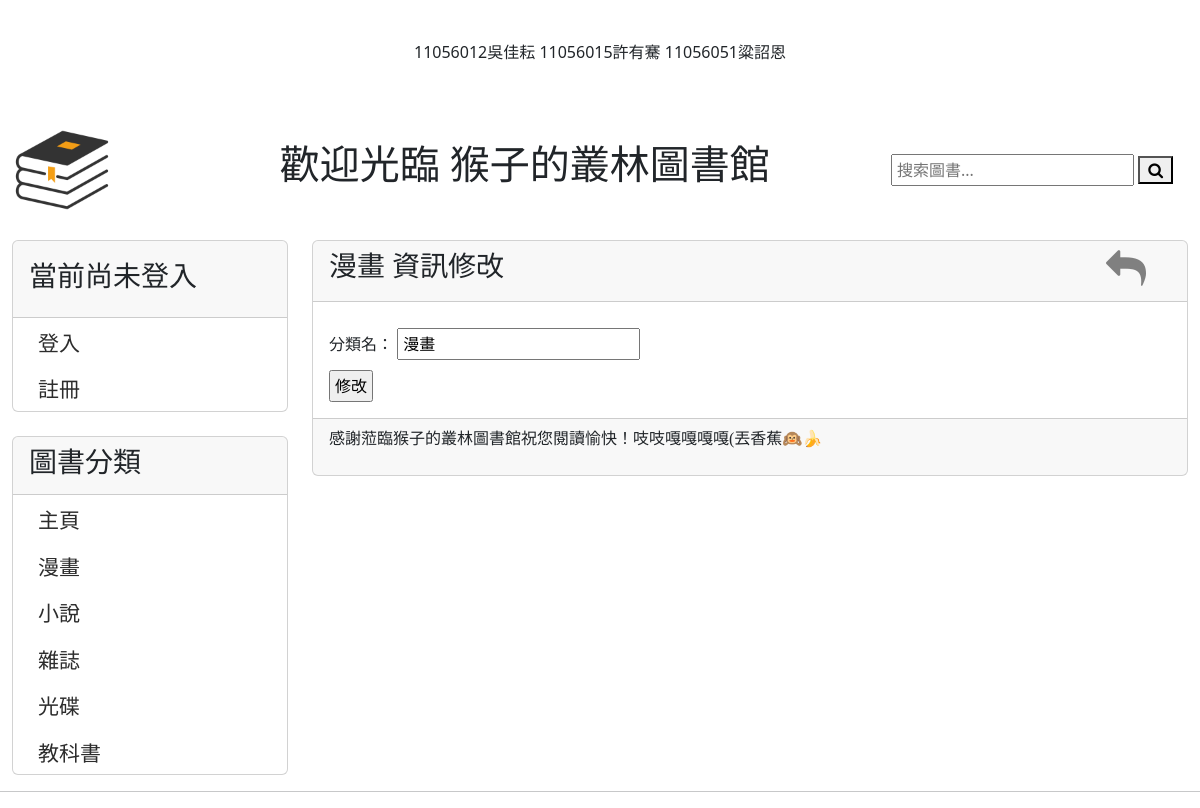
The page /categoryModify/1 on the database its author committed.
### user_borrowAndReturn/models.py (models this page shows, shortened)
class Category(models.Model):
    name=models.CharField(max_length=100)
    isOn=models.BooleanField(default=True)

### user_borrowAndReturn/views.py (the view)
# urls.py: path('categoryModify/<int:category_id>', views.categoryModify, name='categoryModify'),
def categoryModify(request, category_id):
    category=Category.objects.filter(id=category_id).first()
    if category:
        if request.method=='POST':
            name=request.POST.get('name')
            category.name=name
            category.save()
            msg='修改成功'
            return render(request, 'categoryModify.html', locals())
        else:
            return render(request, 'categoryModify.html', locals())
    else:
        return redirect('/')

### user_borrowAndReturn/templatetags/getAllCategoryForMenu.py (called while the page is built)
@register.simple_tag
def get_menu_categories():
    return Category.objects.filter(isOn=True)

### user_borrowAndReturn/templates/categoryModify.html (shortened to what this page needs)
{% extends "base.html" %}
{% block headmessage %}
<div style="display: flex;justify-content: space-between; align-items: center;">
    <h3 style='font-family:微軟正黑體;'>{{ category.name }} 資訊修改</h3>
    <a style='font-family:微軟正黑體;' href="/categoryManagePage/"><i class="fa fa-reply" aria-hidden="true"></i></a>
</div>
{%endblock headmessage%}
{% block content%}
<form action="/categoryModify/{{ category.id }}" method="post">
    <div class="field">
        <label for="name">分類名： </label>
        <input type="text" name="name" id="" value="{{ category.name }}">
    </div>
    <input type="submit" value="修改">
</form>
{% endblock content %}

### user_borrowAndReturn/templates/base.html (shortened to what this page needs)
{% load getAllCategoryForMenu %}
<!DOCTYPE html>
<html>
    <head>
    {% load static %}
    <link rel="stylesheet" href="https://cdnjs.cloudflare.com/ajax/libs/font-awesome/4.7.0/css/font-awesome.min.css">
    <link type="text/css" rel="stylesheet" href="{% static 'css/base.css' %}">
    <link href="https://cdn.jsdelivr.net/npm/bootstrap@5.3.2/dist/css/bootstrap.min.css" rel="stylesheet">
    </head>
    <body>
        <div class="container-fluid">
            {% include 'header.html'%}
            <div class="row" style="margin-top: 20px;">
                <div class="col-sm-3 col-md-3">
                    <div class="card">
                        <div class="card-header">
                            <h3>
                                {% if request.user.is_active %}
                                    {% if request.user.is_superuser %}
                                        歡迎 {{ request.user.first_name }} 管理
                                    {% elif request.user.is_staff %}
                                        歡迎 {{ request.user.first_name }} 圖書員
                                    {% else %}
                                        歡迎 {{ request.user.first_name }} 讀者
                                    {% endif %}
                                {% else %}
                                    <p style="padding-top: 10px;">當前尚未登入</p>
                                {% endif %}
                            </h3>
                        </div>
                        <div class="list-group" style="font-size: 21px;">
                                {% if request.user.is_active %}
                                    <li><a href="/modifyInformation/">密碼修改</a></li>
                                    <li><a href="/logout/">登出</a></li>
                                {% else %}
                                    <li><a href="/login/">登入</a></li>
                                    <li><a href="/register/">註冊</a></li>
                                {% endif %}
                        </div>
                    </div>
                    <br>
                    <div class="card">
                        <div class="card-header">
                            <h3>圖書分類<h3>
                        </div>
                        <div class="list-group" style="font-size: 21px;">
                            <li><a href="/">主頁</a></li>
                            {% get_menu_categories as categories %}
                            {% for category in categories %}
                                <li><a href="/category/{{ category.id }}/">{{ category.name }}</a></li>
                            {% endfor %}
                        </div>
                    </div>
                </div>
                <div class="col-sm-9 col-md-9">
                <div class="card">
                    <div class="card-header">
                    {% block headmessage %}
                    {% endblock %}
                </div>
                <div class="card-body">
                    {% block content %}
                    {% endblock %}
                </div>
                <div class="card-footer">
                    {% include 'footer.html' %}
                </div>
            </div>
                </div>
            </div>
        </div>
        <hr>
    </body>
</html>

### static/css/base.css (style rules this page uses)
li { list-style-type:none; padding: 5px 25px; }
.col-md-3 li { padding-top: 10px; }
* { box-sizing: border-box; padding: 0; margin: 0; }
a { text-decoration:none; color: rgb(44, 44, 44); }
.col-sm-9 .card-header a { font-size: 24px; font-weight:bold; }
.fa-home, .fa-reply { font-size: 40px; color: gray; margin-right: 25px; }
.field { margin: 10px 0; }
input { padding: 2px 4px; }

### user_borrowAndReturn/templates/base.html (style rules this page uses)
a { text-decoration:none; color: rgb(44, 44, 44); }

### rows shown on the page
Category: name "漫畫"
Category: name "小說"
Category: name "雜誌"
Category: name "光碟"
Category: name "教科書"
